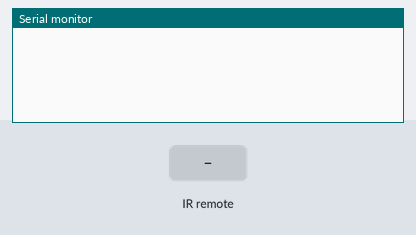
Bench run of a sketch on a simulated Arduino Uno, built with avr-gcc and run on an emulated ATmega328P. Shown: the last lines printed to the serial monitor. Inputs (shaded band) come from the test bench.

Above: at 1.2 s.
1.3 s: infrared code 0xFF6897 received
At 1.9 s:
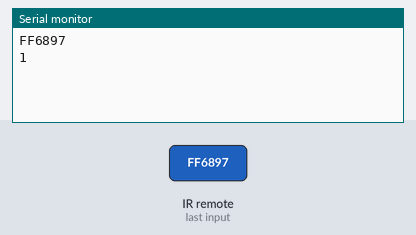
2.8 s: infrared code 0xFFB04F received
At 4.0 s:
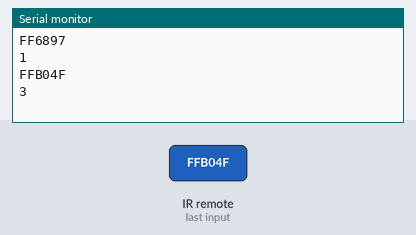
4.3 s: infrared code 0xFF30CF received
At 5.5 s:
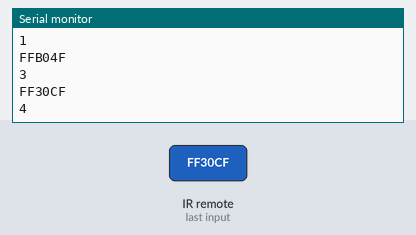
5.8 s: infrared code 0xFF18E7 received
At 6.7 s:
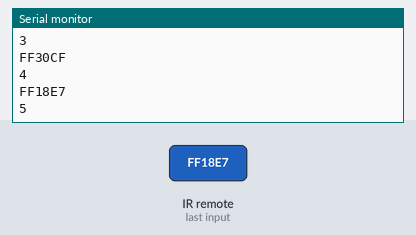
7.3 s: infrared code 0xFF7A85 received
At 8.0 s:
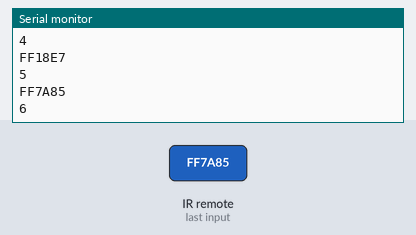
8.8 s: infrared code 0xFF10EF received
At 9.2 s:
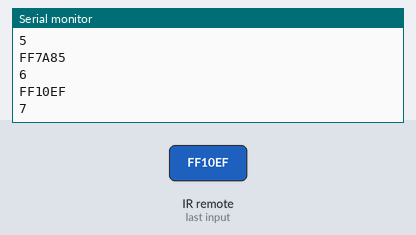
Timing chart, 0 to 11.3 s (numbered marks = the images above; inputs shaded):
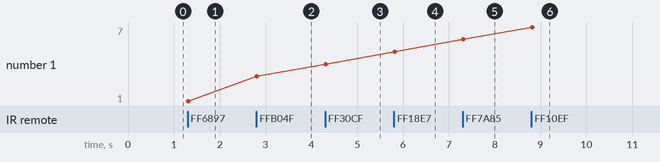

Measured:
- after the input at 1.3 s, the serial monitor: prints a new line at once (image 1)
- after the input at 2.8 s, the serial monitor: prints a new line at once (image 2)
- after the input at 4.3 s, the serial monitor: prints a new line at once (image 3)
- after the input at 5.8 s, the serial monitor: prints a new line at once (image 4)
- after the input at 7.3 s, the serial monitor: prints a new line at once (image 5)
- after the input at 8.8 s, the serial monitor: prints a new line at once (image 6)
- plotted number 1: 1 → 3 after the input at 2.8 s, 4 → 5 after the input at 5.8 s, 5 → 6 after the input at 7.3 s

The sketch:

_1234567890.ino
```cpp
// (licence header left out)
#include <IRremote.h>

int RECV_PIN = 11;

IRrecv irrecv(RECV_PIN);

decode_results results;

void setup()
{
  Serial.begin(9600);
  irrecv.enableIRIn(); // Start the receiver
}

void loop() {
  if (irrecv.decode(&results)) {
    Serial.println(results.value, HEX);

    switch ( results.value ) {
    case 0xFF6897:
        Serial.println("1");
        break;
    case 0xFF9867:
        Serial.println("2");
        break;
    case 0xFFB04F:
        Serial.println("3");
        break;
    case 0xFF30CF:
        Serial.println("4");
        break;
    case 0xFF18E7:
        Serial.println("5");
        break;
    case 0xFF7A85:
        Serial.println("6");
        break;
    case 0xFF10EF:
        Serial.println("7");
        break;
    case 0xFF38C7:
        Serial.println("8");
        break;
    case 0xFF5AA5:
        Serial.println("9");
        break;
    case 0xFF4AB5:
        Serial.println("0");
        break;
    case 0xFF02FD:
        Serial.println("ok");
        break;
    case 0xFF42BD:
        Serial.println("*");
        break;
    case 0xFF52AD:
        Serial.println("#");
        break;
    case 0xFF629D:
        Serial.println("u");
        break;
    case 0xFFA857:
        Serial.println("d");
        break;
    case 0xFF22DD:
        Serial.println("l");
        break;
    case 0xFFC23D:
        Serial.println("r");
        break;
    default:
        Serial.println("-");
        break;
    }


    irrecv.resume(); // Receive the next value
  }
  delay(100);
}
```
